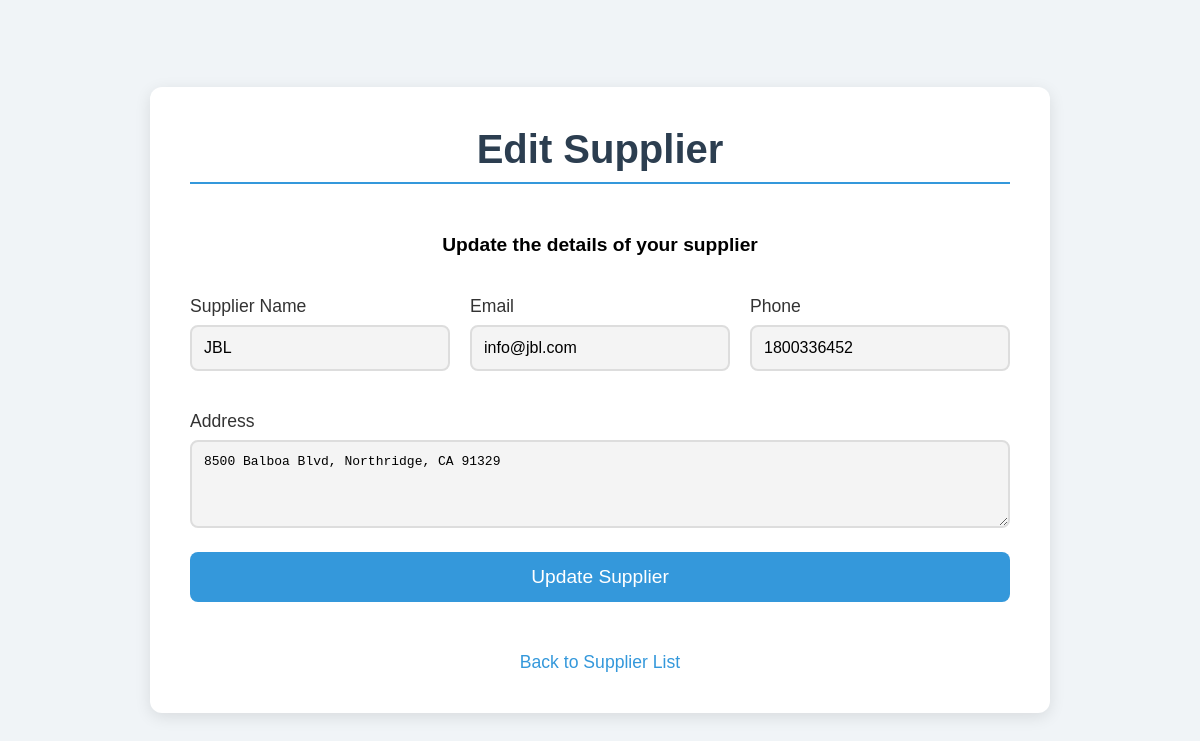
The page /suppliers/edit/11/ on the database its author committed.
### inventory_managemen/models.py (models this page shows, shortened)
class Supplier(models.Model):
    name = models.CharField(max_length=255)
    email = models.EmailField(unique=True)
    phone = models.CharField(max_length=10, unique=True)
    address = models.TextField()

### inventory_managemen/views.py (the view)
# urls.py: path('suppliers/edit/<int:id>/', views.edit_supplier, name='edit_supplier'),
def edit_supplier(request, id):
    supplier = get_object_or_404(Supplier, id=id)
    if request.method == 'POST':
        form = SupplierForm(request.POST, instance=supplier)
        if form.is_valid():
            form.save()
            messages.success(request, "Supplier updated successfully.")
            return redirect('list_suppliers')
        else:
            messages.error(request, "There was an error updating the supplier.")
    else:
        form = SupplierForm(instance=supplier)
    return render(request, 'inventory/edit_supplier.html', {'form': form, 'supplier': supplier})

### inventory_managemen/forms.py
class SupplierForm(forms.ModelForm):
    class Meta:
        model = Supplier
        fields = ['name', 'email', 'phone', 'address']

### templates/inventory/edit_supplier.html (shortened to what this page needs)
<!DOCTYPE html>
<html lang="en">
<head>
</head>
<body>
    <div class="container">
        <h1>Edit Supplier</h1>
        <h2>Update the details of your supplier</h2>
        <form method="POST">
            <div class="form-wrapper">
                <div class="form-group">
                    <label for="name">Supplier Name</label>
                    <input type="text" name="name" id="name" value="{{ form.name.value }}" required>
                </div>
                <div class="form-group">
                    <label for="email">Email</label>
                    <input type="email" name="email" id="email" value="{{ form.email.value }}" required>
                </div>
                <div class="form-group">
                    <label for="phone">Phone</label>
                    <input type="tel" name="phone" id="phone" value="{{ form.phone.value }}" required>
                </div>
                <div class="form-group" style="flex: 1 100%; max-width: 100%">
                    <label for="address">Address</label>
                    <textarea name="address" id="address" rows="4" required>{{ form.address.value }}</textarea>
                </div>
            </div>
            <button type="submit">Update Supplier</button>
        </form>
        <a href="{% url 'list_suppliers' %}" class="back-link">Back to Supplier List</a>
    </div>
</body>
</html>

### templates/inventory/edit_supplier.html (style rules this page uses)
* { margin: 0; padding: 0; box-sizing: border-box; }
body { font-family: 'Arial', sans-serif; background: #f0f4f7; margin: 0; padding: 0; display: flex; flex-direction: column; align-items: center; justify-content: center; min-height: 100vh; }
h1 { color: #2c3e50; text-align: center; margin-bottom: 20px; font-size: 2.5rem; font-weight: 700; border-bottom: 2px solid #3498db; padding-bottom: 10px; }
.container { width: 90%; max-width: 900px; margin: 0 auto; background-color: #ffffff; padding: 40px; border-radius: 12px; box-shadow: 0 4px 16px rgba(0, 0, 0, 0.1); display: flex; flex-direction: column; gap: 30px; }
h2 { font-size: 1.2em; text-align: center; margin-bottom: 10px; }
.form-wrapper { display: flex; flex-wrap: wrap; gap: 20px; }
.form-group { flex: 1; min-width: 260px; max-width: 400px; margin-bottom: 20px; }
label { display: block; font-size: 1.1em; margin-bottom: 8px; color: #333; }
input, textarea { width: 100%; padding: 12px; font-size: 1em; border: 2px solid #ddd; border-radius: 8px; background-color: #f4f4f4; transition: border-color 0.3s ease; }
button { width: 100%; padding: 14px; background-color: #3498db; color: white; font-size: 1.2em; border: none; border-radius: 8px; cursor: pointer; transition: background-color 0.3s ease; text-align: center; }
.back-link { display: block; text-align: center; font-size: 1.1em; margin-top: 20px; color: #3498db; text-decoration: none; }

### rows shown on the page
Supplier: name "JBL", email "info@jbl.com", phone "1800336452", address "8500 Balboa Blvd, Northridge, CA 91329"
